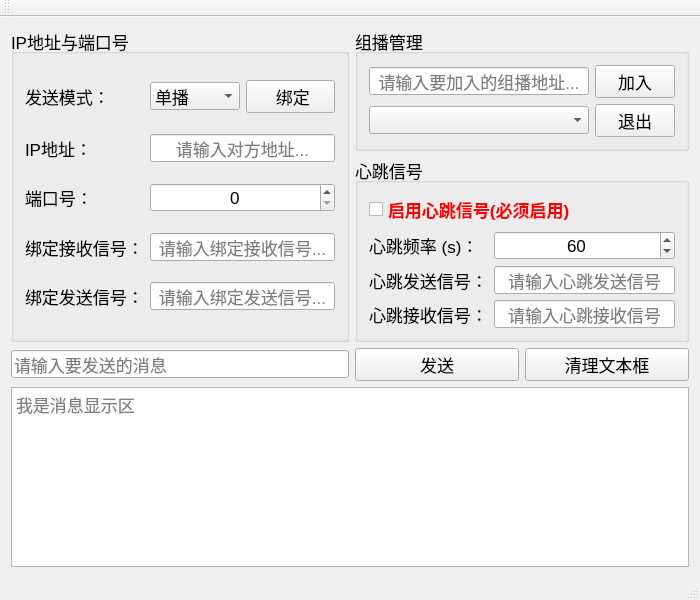
<?xml version="1.0" encoding="UTF-8"?>
<ui version="4.0">
 <class>UDPserver</class>
 <widget class="QMainWindow" name="UDPserver">
  <property name="geometry">
   <rect>
    <x>0</x>
    <y>0</y>
    <width>700</width>
    <height>600</height>
   </rect>
  </property>
  <property name="windowTitle">
   <string>Udp窗口</string>
  </property>
  <property name="windowIcon">
   <iconset>
    <normaloff>myfile/images/Mabe/chat.jpg</normaloff>myfile/images/Mabe/chat.jpg</iconset>
  </property>
  <widget class="QWidget" name="centralWidget">
   <layout class="QGridLayout" name="gridLayout_3">
    <item row="0" column="1" colspan="2">
     <widget class="QGroupBox" name="receive">
      <property name="font">
       <font>
        <pointsize>13</pointsize>
       </font>
      </property>
      <property name="title">
       <string>组播管理</string>
      </property>
      <layout class="QGridLayout" name="gridLayout_2">
       <item row="2" column="0" colspan="2">
        <widget class="QLineEdit" name="recive_team_join_adress">
         <property name="minimumSize">
          <size>
           <width>220</width>
           <height>0</height>
          </size>
         </property>
         <property name="font">
          <font>
           <pointsize>13</pointsize>
          </font>
         </property>
         <property name="alignment">
          <set>Qt::AlignCenter</set>
         </property>
         <property name="placeholderText">
          <string>请输入要加入的组播地址...</string>
         </property>
        </widget>
       </item>
       <item row="2" column="2">
        <widget class="QPushButton" name="join_receive_team">
         <property name="font">
          <font>
           <pointsize>13</pointsize>
          </font>
         </property>
         <property name="text">
          <string>加入</string>
         </property>
        </widget>
       </item>
       <item row="3" column="2">
        <widget class="QPushButton" name="exit_receive_team">
         <property name="font">
          <font>
           <pointsize>13</pointsize>
          </font>
         </property>
         <property name="text">
          <string>退出</string>
         </property>
        </widget>
       </item>
       <item row="3" column="0" colspan="2">
        <widget class="QComboBox" name="recive_team_exit_adress">
         <property name="font">
          <font>
           <pointsize>13</pointsize>
          </font>
         </property>
         <property name="editable">
          <bool>false</bool>
         </property>
        </widget>
       </item>
      </layout>
     </widget>
    </item>
    <item row="0" column="0" rowspan="2">
     <widget class="QGroupBox" name="send">
      <property name="font">
       <font>
        <pointsize>13</pointsize>
       </font>
      </property>
      <property name="title">
       <string>IP地址与端口号</string>
      </property>
      <layout class="QGridLayout" name="gridLayout">
       <item row="1" column="0">
        <widget class="QLabel" name="label_6">
         <property name="font">
          <font>
           <pointsize>13</pointsize>
          </font>
         </property>
         <property name="text">
          <string>IP地址：</string>
         </property>
        </widget>
       </item>
       <item row="2" column="0">
        <widget class="QLabel" name="label">
         <property name="font">
          <font>
           <pointsize>13</pointsize>
          </font>
         </property>
         <property name="text">
          <string>端口号：</string>
         </property>
        </widget>
       </item>
       <item row="4" column="2" colspan="2">
        <widget class="QLineEdit" name="send_bind">
         <property name="font">
          <font>
           <pointsize>13</pointsize>
          </font>
         </property>
         <property name="alignment">
          <set>Qt::AlignCenter</set>
         </property>
         <property name="placeholderText">
          <string>请输入绑定发送信号...</string>
         </property>
        </widget>
       </item>
       <item row="3" column="2" colspan="2">
        <widget class="QLineEdit" name="recive_bind">
         <property name="font">
          <font>
           <pointsize>13</pointsize>
          </font>
         </property>
         <property name="alignment">
          <set>Qt::AlignCenter</set>
         </property>
         <property name="placeholderText">
          <string>请输入绑定接收信号...</string>
         </property>
        </widget>
       </item>
       <item row="0" column="3">
        <widget class="QPushButton" name="use_bind">
         <property name="font">
          <font>
           <pointsize>13</pointsize>
          </font>
         </property>
         <property name="text">
          <string> 绑定</string>
         </property>
         <property name="icon">
          <iconset>
           <normaloff>myfile/images/Mabe/car.jpg</normaloff>myfile/images/Mabe/car.jpg</iconset>
         </property>
        </widget>
       </item>
       <item row="1" column="2" colspan="2">
        <widget class="QLineEdit" name="send_onece_adress">
         <property name="font">
          <font>
           <pointsize>13</pointsize>
          </font>
         </property>
         <property name="alignment">
          <set>Qt::AlignCenter</set>
         </property>
         <property name="dragEnabled">
          <bool>false</bool>
         </property>
         <property name="placeholderText">
          <string>请输入对方地址...</string>
         </property>
        </widget>
       </item>
       <item row="4" column="0">
        <widget class="QLabel" name="label_8">
         <property name="font">
          <font>
           <pointsize>13</pointsize>
          </font>
         </property>
         <property name="text">
          <string>绑定发送信号：</string>
         </property>
        </widget>
       </item>
       <item row="0" column="0">
        <widget class="QLabel" name="label_5">
         <property name="font">
          <font>
           <pointsize>13</pointsize>
          </font>
         </property>
         <property name="text">
          <string>发送模式：</string>
         </property>
        </widget>
       </item>
       <item row="3" column="0">
        <widget class="QLabel" name="label_7">
         <property name="font">
          <font>
           <pointsize>13</pointsize>
          </font>
         </property>
         <property name="text">
          <string>绑定接收信号：</string>
         </property>
        </widget>
       </item>
       <item row="0" column="2">
        <widget class="QComboBox" name="use_whatplay">
         <property name="font">
          <font>
           <pointsize>13</pointsize>
          </font>
         </property>
         <property name="currentIndex">
          <number>0</number>
         </property>
         <item>
          <property name="text">
           <string>单播</string>
          </property>
         </item>
         <item>
          <property name="text">
           <string>组播</string>
          </property>
         </item>
         <item>
          <property name="text">
           <string>广播</string>
          </property>
         </item>
        </widget>
       </item>
       <item row="2" column="2" colspan="2">
        <widget class="QSpinBox" name="spinBox">
         <property name="alignment">
          <set>Qt::AlignCenter</set>
         </property>
         <property name="maximum">
          <number>999999999</number>
         </property>
        </widget>
       </item>
      </layout>
     </widget>
    </item>
    <item row="3" column="0" colspan="3">
     <widget class="QPlainTextEdit" name="plainTextEdit">
      <property name="enabled">
       <bool>true</bool>
      </property>
      <property name="font">
       <font>
        <pointsize>13</pointsize>
       </font>
      </property>
      <property name="placeholderText">
       <string>我是消息显示区</string>
      </property>
     </widget>
    </item>
    <item row="2" column="0">
     <widget class="QLineEdit" name="send_message">
      <property name="font">
       <font>
        <pointsize>13</pointsize>
       </font>
      </property>
      <property name="placeholderText">
       <string>请输入要发送的消息</string>
      </property>
     </widget>
    </item>
    <item row="2" column="1">
     <widget class="QPushButton" name="use_send_message">
      <property name="font">
       <font>
        <pointsize>13</pointsize>
       </font>
      </property>
      <property name="text">
       <string>发送</string>
      </property>
      <property name="checkable">
       <bool>false</bool>
      </property>
      <property name="checked">
       <bool>false</bool>
      </property>
     </widget>
    </item>
    <item row="1" column="1" colspan="2">
     <widget class="QGroupBox" name="groupBox">
      <property name="font">
       <font>
        <pointsize>13</pointsize>
       </font>
      </property>
      <property name="title">
       <string>心跳信号</string>
      </property>
      <layout class="QGridLayout" name="gridLayout_4">
       <item row="1" column="0">
        <widget class="QLabel" name="label_4">
         <property name="font">
          <font>
           <pointsize>13</pointsize>
          </font>
         </property>
         <property name="text">
          <string>心跳频率 (s)：</string>
         </property>
        </widget>
       </item>
       <item row="1" column="1">
        <widget class="QSpinBox" name="angel_beats_timer">
         <property name="enabled">
          <bool>true</bool>
         </property>
         <property name="font">
          <font>
           <pointsize>13</pointsize>
          </font>
         </property>
         <property name="alignment">
          <set>Qt::AlignCenter</set>
         </property>
         <property name="minimum">
          <number>1</number>
         </property>
         <property name="maximum">
          <number>99999999</number>
         </property>
         <property name="value">
          <number>60</number>
         </property>
        </widget>
       </item>
       <item row="2" column="0">
        <widget class="QLabel" name="label_3">
         <property name="font">
          <font>
           <pointsize>13</pointsize>
          </font>
         </property>
         <property name="text">
          <string>心跳发送信号：</string>
         </property>
        </widget>
       </item>
       <item row="2" column="1">
        <widget class="QLineEdit" name="send_angel_beats">
         <property name="font">
          <font>
           <pointsize>13</pointsize>
          </font>
         </property>
         <property name="text">
          <string/>
         </property>
         <property name="alignment">
          <set>Qt::AlignCenter</set>
         </property>
         <property name="placeholderText">
          <string>请输入心跳发送信号</string>
         </property>
        </widget>
       </item>
       <item row="3" column="0">
        <widget class="QLabel" name="label_2">
         <property name="font">
          <font>
           <pointsize>13</pointsize>
          </font>
         </property>
         <property name="text">
          <string>心跳接收信号：</string>
         </property>
        </widget>
       </item>
       <item row="3" column="1">
        <widget class="QLineEdit" name="recive_angel_beats">
         <property name="font">
          <font>
           <pointsize>13</pointsize>
          </font>
         </property>
         <property name="text">
          <string/>
         </property>
         <property name="alignment">
          <set>Qt::AlignCenter</set>
         </property>
         <property name="placeholderText">
          <string>请输入心跳接收信号</string>
         </property>
        </widget>
       </item>
       <item row="0" column="0" colspan="2">
        <widget class="QCheckBox" name="use_angel_beats">
         <property name="font">
          <font>
           <pointsize>13</pointsize>
           <weight>75</weight>
           <bold>true</bold>
          </font>
         </property>
         <property name="styleSheet">
          <string notr="true">color: rgb(255, 0, 0);</string>
         </property>
         <property name="text">
          <string>启用心跳信号(必须启用)</string>
         </property>
        </widget>
       </item>
      </layout>
     </widget>
    </item>
    <item row="2" column="2">
     <widget class="QPushButton" name="clear_text">
      <property name="font">
       <font>
        <pointsize>13</pointsize>
       </font>
      </property>
      <property name="text">
       <string>清理文本框</string>
      </property>
     </widget>
    </item>
   </layout>
  </widget>
  <widget class="QMenuBar" name="menuBar">
   <property name="geometry">
    <rect>
     <x>0</x>
     <y>0</y>
     <width>700</width>
     <height>23</height>
    </rect>
   </property>
  </widget>
  <widget class="QToolBar" name="mainToolBar">
   <attribute name="toolBarArea">
    <enum>TopToolBarArea</enum>
   </attribute>
   <attribute name="toolBarBreak">
    <bool>false</bool>
   </attribute>
  </widget>
  <widget class="QStatusBar" name="statusBar"/>
 </widget>
 <layoutdefault spacing="6" margin="11"/>
 <resources/>
 <connections/>
</ui>
